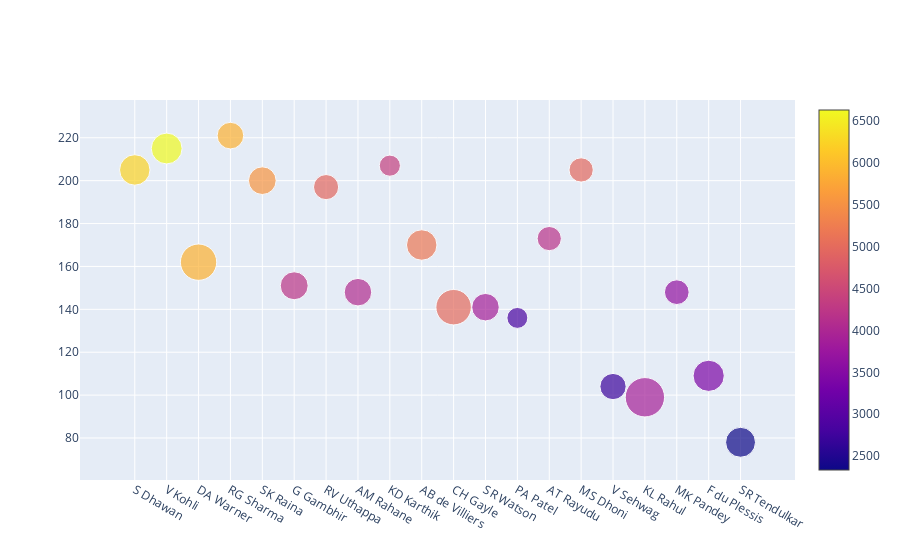

Notebook code cell kept with this figure:
### Markdown cell above
<img src = 'images/dhawan.jpeg'>

### Code cell
#creating a scatter plot using the plotly library
    '''x-axis represents the batters' names, the y-axis represents the number of matches played by each batter,
    and the size of the marker represents the average score of the batter.'''
    data=[{"y": top_df_batsman.match_count,
        "x": top_df_batsman.batter,
        "mode":"markers",
        "marker":{"color":top_df_batsman.six,"size" :top_df_batsman.average_score,'showscale': True},
        "text":top_df_batsman.batter }]

iplot(data)

### Figure 1 — Plotly figure (JSON) as saved in the notebook; plotly's stock layout.template omitted (floating-point values rounded to 4 significant figures)
{"data": [{"marker": {"color": [6244, 6634, 5883, 5881, 5536, 4217, 4954, 4074, 4377, 5181, 4997, 3880, 2848, 4190, 4978, 2728, 3895, 3657, 3403, 2334], "showscale": true, "size": [30.46, 30.86, 36.31, 26.61, 27.68, 27.93, 25.15, 27.53, 21.14, 30.48, 35.44, 27.52, 20.94, 24.22, 24.28, 26.23, 39.34, 24.71, 31.22, 29.92]}, "mode": "markers", "text": ["S Dhawan", "V Kohli", "DA Warner", "RG Sharma", "SK Raina", "G Gambhir", "RV Uthappa", "AM Rahane", "KD Karthik", "AB de Villiers", "CH Gayle", "SR Watson", "PA Patel", "AT Rayudu", "MS Dhoni", "V Sehwag", "KL Rahul", "MK Pandey", "F du Plessis", "SR Tendulkar"], "type": "scatter", "x": ["S Dhawan", "V Kohli", "DA Warner", "RG Sharma", "SK Raina", "G Gambhir", "RV Uthappa", "AM Rahane", "KD Karthik", "AB de Villiers", "CH Gayle", "SR Watson", "PA Patel", "AT Rayudu", "MS Dhoni", "V Sehwag", "KL Rahul", "MK Pandey", "F du Plessis", "SR Tendulkar"], "y": [205, 215, 162, 221, 200, 151, 197, 148, 207, 170, 141, 141, 136, 173, 205, 104, 99, 148, 109, 78]}], "layout": {}}
